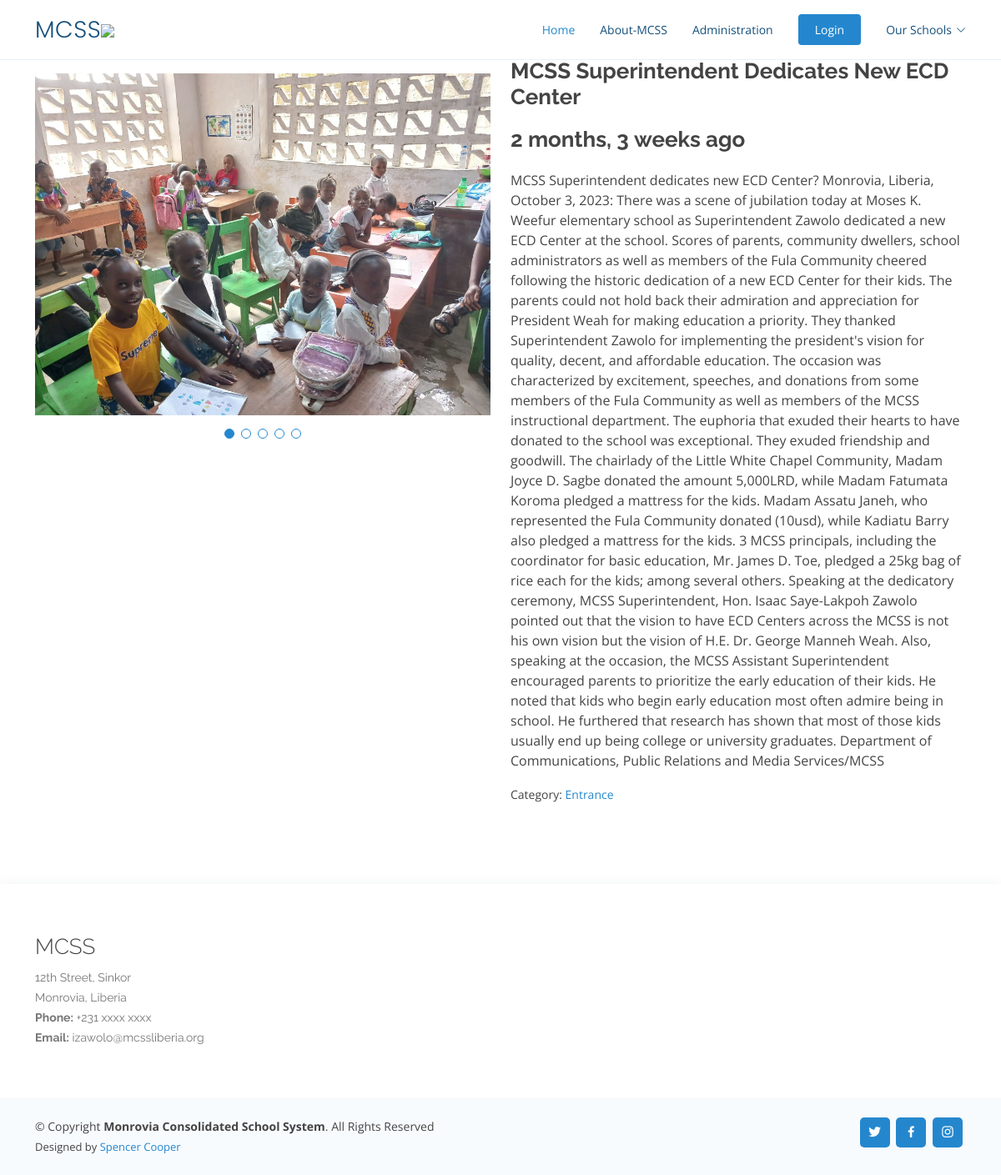
Screenshot of /entrace/mcss-superintendent-dedicates-new-ecd-center/ with the database file from the repository.
### blog/models.py (models this page shows, shortened)
class Post(models.Model):
    ACTIVE = 'active'
    DRAFT = 'draft'
    CHOICES_STATUS = (
        (ACTIVE, 'Active'),
        (DRAFT, 'Draft')
    )
    category = models.ForeignKey(Category, related_name='posts', on_delete=models.CASCADE)
    title = models.CharField(max_length=255)
    slug = models.SlugField()
    body = models.TextField()
    created_at = models.DateTimeField(auto_now_add=True)
    status = models.CharField(max_length=10, choices=CHOICES_STATUS, default=ACTIVE)
    image = models.ImageField(upload_to='uploads/', blank=True, null=True)
    image2 = models.ImageField(upload_to='uploads/', blank=True, null=True)
    image3 = models.ImageField(upload_to='uploads/', blank=True, null=True)
    image4 = models.ImageField(upload_to='uploads/', blank=True, null=True)
    image5 = models.ImageField(upload_to='uploads/', blank=True, null=True)
    class Meta:
        ordering = ('-created_at',)

class Category(models.Model):
    title = models.CharField(max_length=255)
    slug = models.SlugField()
    class Meta:
        ordering = ('title',)
        verbose_name_plural = 'Categories'
    def __str__(self):
        return self.title

### blog/views.py (the view)
# urls.py: path('<slug:category_slug>/<slug:slug>/', views.detail, name='post_detail'),
def detail(request, category_slug, slug):
    post = get_object_or_404(Post, slug=slug, status=Post.ACTIVE)
    if request.method == 'POST':
        form = CommentForm(request.POST)
        if form.is_valid():
            comment = form.save(commit=False)
            comment.post = post
            comment.save()
            return redirect('post_detail', slug=slug)
    else:
        form = CommentForm()
    return render(request, 'blog/detail.html', {'post':post, 'form':form })

### blog/templates/blog/detail.html (shortened to what this page needs)
{% extends 'core/base.html' %}
{% block content %}
<main id="main">
    <section id="portfolio-details" class="portfolio-details">
      <div class="container">
        <div class="row gy-4">
          <div class="col-lg-6">
            <div class="portfolio-details-slider swiper">
              {% if post.image %}
              <div class="swiper-wrapper align-items-center">
                <div class="swiper-slide">
                  <br>
                  <br>
                  <img src="{{ post.image.url }}" alt="">
                </div>
              {% endif %}
              </div>
              <div class="swiper-pagination"></div>
            </div>
          </div>
          <div class="col-lg-6">
            <div class="portfolio-description">
              <h2>{{post.title }}</h2>
              <h2>{{post.created_at|timesince}} ago</h2>
              <p>
                {{post.body}}
              </p>
              <p><small>Category: <a href="{% url 'category_detail' post.category.slug %}"> {{post.category }}</a></small></p>
            </div>
          </div>
        </div>
      </div>
    </section>
  </main>
{% endblock %}

### static/assets/css/style.css (style rules this page uses)
body { font-family: "Open Sans", sans-serif; color: #444444; }
a { color: #2487ce; text-decoration: none; }
h1, h2, h3, h4, h5, h6 { font-family: "Raleway", sans-serif; }
section { padding: 80px 0; overflow: hidden; }
.portfolio-details { padding-top: 40px; }
.portfolio-details .portfolio-details-slider img { width: 100%; }
.portfolio-details .portfolio-details-slider .swiper-pagination { margin-top: 20px; position: relative; }
.portfolio-details .portfolio-description { padding-top: 30px; }
.portfolio-details .portfolio-description h2 { font-size: 26px; font-weight: 700; margin-bottom: 20px; }
.portfolio-details .portfolio-description p { padding: 0; }

### rows the page displays
Post: image (picture), title "MCSS Superintendent Dedicates New ECD Center", created_at "2 months, 3 weeks", body "MCSS Superintendent dedicates new ECD Center? Monrovia, Liberia, October 3, 2023: There was a scene of jubilation today at Moses K. Weefur elementary school as Superintendent Zawolo dedicated a new ECD Center at the school. Scores of parents, community dwellers, school administrators as well as members of the Fula Community cheered following the historic dedication of a new ECD Center for their kids. The parents could not hold back their admiration and appreciation for President Weah for making education a priority. They thanked Superintendent Zawolo for implementing the president's vision for quality, decent, and affordable education. The occasion was characterized by excitement, speeches,…", category "Entrance"
